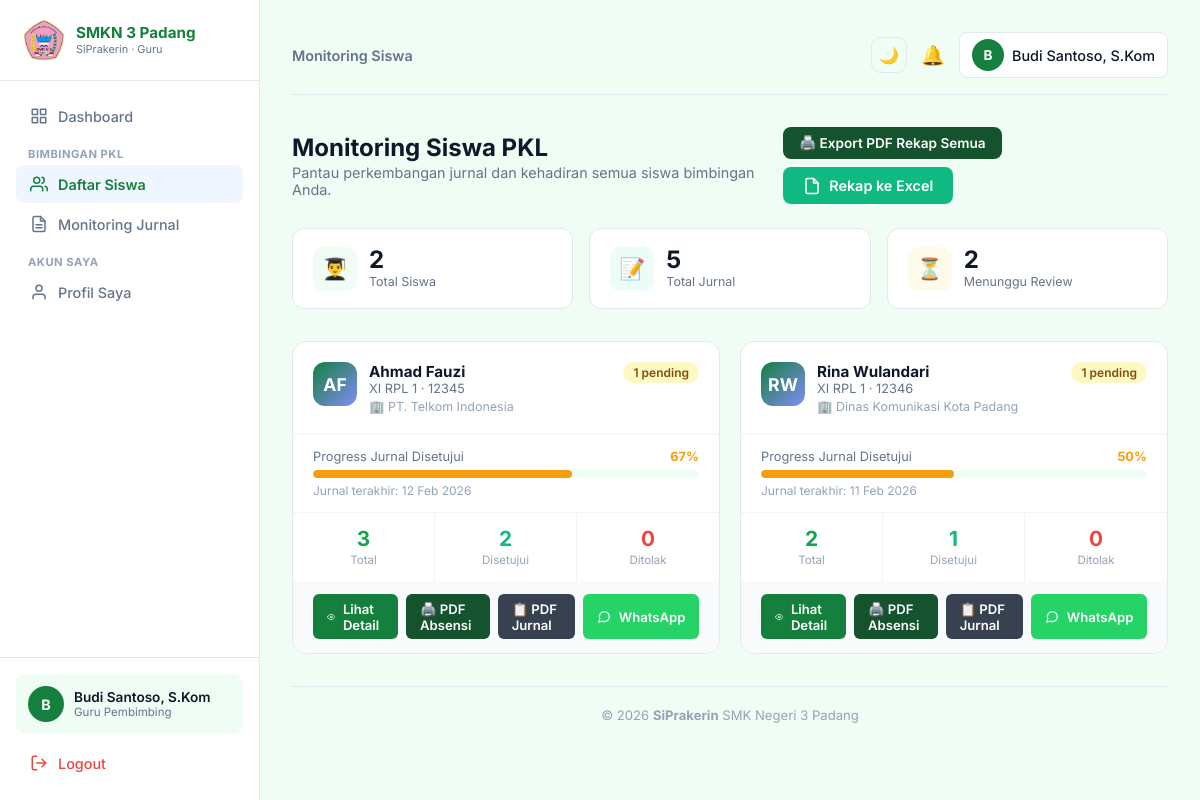
Screenshot of /guru/monitoring/index.php (signed in) with the database file from the repository.
### tables this page shows
CREATE TABLE `siswa` (
  `id` int(11) NOT NULL AUTO_INCREMENT,
  `user_id` int(11) NOT NULL,
  `nis` varchar(20) NOT NULL,
  `nisn` varchar(20) DEFAULT NULL,
  `kelas` varchar(20) NOT NULL,
  `jurusan` varchar(50) DEFAULT NULL,
  `guru_id` int(11) DEFAULT NULL,
  `tempat_pkl_id` int(11) DEFAULT NULL,
   
  `jenis_kelamin` enum('pria','wanita') DEFAULT NULL,
  `tempat_lahir` varchar(100) DEFAULT NULL,
  `tanggal_lahir` date DEFAULT NULL,
  `alamat` text DEFAULT NULL,
  `no_hp` varchar(20) DEFAULT NULL,
  `email` varchar(100) DEFAULT NULL,
  `foto` varchar(255) DEFAULT NULL,
   
  `nama_ayah` varchar(100) DEFAULT NULL,
  `alamat_ortu` text DEFAULT NULL,
  `no_hp_ortu` varchar(20) DEFAULT NULL,
  PRIMARY KEY (`id`),
  KEY `user_id` (`user_id`),
  KEY `tempat_pkl_id` (`tempat_pkl_id`),
  KEY `guru_id` (`guru_id`),
  CONSTRAINT `siswa_ibfk_1` FOREIGN KEY (`user_id`)       REFERENCES `users` (`id`)      ON DELETE CASCADE,
  CONSTRAINT `siswa_ibfk_2` FOREIGN KEY (`tempat_pkl_id`) REFERENCES `tempat_pkl` (`id`) ON DELETE SET NULL,
  CONSTRAINT `siswa_ibfk_3` FOREIGN KEY (`guru_id`)       REFERENCES `guru` (`id`)       ON DELETE SET NULL
);

CREATE TABLE `users` (
  `id` int(11) NOT NULL AUTO_INCREMENT,
  `nama` varchar(100) NOT NULL,
  `username` varchar(50) NOT NULL,
  `password` varchar(255) NOT NULL,
  `role` enum('admin','siswa','guru') NOT NULL,
  `created_at` timestamp NOT NULL DEFAULT current_timestamp(),
  PRIMARY KEY (`id`),
  UNIQUE KEY `username` (`username`)
);

CREATE TABLE `tempat_pkl` (
  `id` int(11) NOT NULL AUTO_INCREMENT,
  `nama_tempat` varchar(150) NOT NULL,
  `alamat` text DEFAULT NULL,
  `pembimbing_lapangan` varchar(100) DEFAULT NULL,
  `no_hp` varchar(20) DEFAULT NULL,
  `kuota` int(11) DEFAULT 0,
  `created_at` timestamp NOT NULL DEFAULT current_timestamp(),
  PRIMARY KEY (`id`)
);

### guru/monitoring/index.php (the view, shortened to what this page needs)
<?php
require '../../config/database.php';
$user_id = $_SESSION['user_id'];
$stmt = mysqli_prepare($conn, "SELECT id FROM guru WHERE user_id = ?");
mysqli_stmt_bind_param($stmt, "i", $user_id);
mysqli_stmt_execute($stmt);
$guru = mysqli_fetch_assoc(mysqli_stmt_get_result($stmt));
$guru_id = $guru['id'] ?? 0;
$stmt2 = mysqli_prepare($conn, "
    SELECT
        s.id, s.nis, s.kelas, s.jurusan, s.no_hp,
        u.nama,
        tp.nama_tempat,
        COUNT(j.id)                                      AS total_jurnal,
        SUM(j.status = 'disetujui')                      AS jurnal_ok,
        SUM(j.status = 'pending')                        AS jurnal_pending,
        SUM(j.status = 'ditolak')                        AS jurnal_tolak,
        MAX(j.tanggal)                                   AS jurnal_terakhir
    FROM siswa s
    JOIN users u ON s.user_id = u.id
    LEFT JOIN tempat_pkl tp ON s.tempat_pkl_id = tp.id
    LEFT JOIN jurnal j ON j.siswa_id = s.id
    WHERE s.guru_id = ?
    GROUP BY s.id
    ORDER BY s.kelas, u.nama
");
mysqli_stmt_bind_param($stmt2, "i", $guru_id);
mysqli_stmt_execute($stmt2);
$siswa_list = mysqli_stmt_get_result($stmt2);
require '../layout/header.php';
?>
<?php
$tot_siswa = mysqli_num_rows($siswa_list);
mysqli_data_seek($siswa_list, 0);
$tot_jurnal = 0; $tot_pending = 0;
$rows = [];
while ($r = mysqli_fetch_assoc($siswa_list)) {
    $rows[] = $r;
    $tot_jurnal  += $r['total_jurnal'];
    $tot_pending += $r['jurnal_pending'];
}
?>
<div class="fade-in">
<div class="page-header">
    <div>
        <h1>Monitoring Siswa PKL</h1>
        <p>Pantau perkembangan jurnal dan kehadiran semua siswa bimbingan Anda.</p>
    </div>
    <div style="display:flex;gap:8px;flex-wrap:wrap;">
        <a href="../../export/rekap_semua.php" target="_blank"
           style="display:inline-flex;align-items:center;gap:6px;padding:.5rem 1rem;background:#14532d;color:#fff;border-radius:8px;font-size:.85rem;font-weight:600;text-decoration:none;transition:.15s;"
           onmouseover="this.style.background='#15803d'" onmouseout="this.style.background='#14532d'">
            🖨️ Export PDF Rekap Semua
        </a>
        <a href="rekap_excel.php" class="btn btn-success">
            <svg width="18" height="18" viewBox="0 0 24 24" fill="none" stroke="currentColor" stroke-width="2" stroke-linecap="round" stroke-linejoin="round"><path d="M14 2H6a2 2 0 0 0-2 2v16a2 2 0 0 0 2 2h12a2 2 0 0 0 2-2V8z"></path><polyline points="14 2 14 8 20 8"></polyline></svg>
            Rekap ke Excel
        </a>
    </div>
</div>
<div class="stats-mini">
    <div class="stat-mini-card">
        <div class="stat-icon" style="background:#f0fdf4;color:#16a34a;">👨‍🎓</div>
        <div><h4><?= $tot_siswa ?></h4><p>Total Siswa</p></div>
    </div>
    <div class="stat-mini-card">
        <div class="stat-icon" style="background:#ecfdf5;color:#10b981;">📝</div>
        <div><h4><?= $tot_jurnal ?></h4><p>Total Jurnal</p></div>
    </div>
    <div class="stat-mini-card">
        <div class="stat-icon" style="background:#fffbeb;color:#f59e0b;">⏳</div>
        <div><h4><?= $tot_pending ?></h4><p>Menunggu Review</p></div>
    </div>
</div>
<?php if (empty($rows)): ?>
    <div style="text-align:center;padding:4rem;background:white;border-radius:14px;border:1px solid var(--border);">
        <div style="font-size:3rem;margin-bottom:1rem;">👨‍🎓</div>
        <h3 style="color:#64748b;">Belum ada siswa bimbingan</h3>
        <p style="color:#94a3b8;margin-top:0.5rem;">Hubungi admin untuk menambahkan siswa ke daftar bimbingan Anda.</p>
    </div>
<?php else: ?>
<div class="student-grid">
<?php foreach ($rows as $s):
    $pct = $s['total_jurnal'] > 0 ? round(($s['jurnal_ok'] / $s['total_jurnal']) * 100) : 0;
    $bar_color = $pct >= 80 ? '#10b981' : ($pct >= 50 ? '#f59e0b' : '#ef4444');
    $initials = implode('', array_map(fn($w) => $w[0], array_slice(explode(' ', $s['nama']), 0, 2)));
?>
<div class="student-card">
    <div class="card-top">
        <div style="display:flex;gap:12px;align-items:flex-start;">
            <div class="student-avatar"><?= strtoupper($initials) ?></div>
            <div>
                <div style="font-weight:700;font-size:0.95rem;"><?= htmlspecialchars($s['nama']) ?></div>
                <div style="font-size:0.8rem;color:#64748b;"><?= $s['kelas'] ?> · <?= htmlspecialchars($s['nis']) ?></div>
                <div style="font-size:0.78rem;color:#94a3b8;margin-top:3px;">
                    🏢 <?= $s['nama_tempat'] ? htmlspecialchars($s['nama_tempat']) : 'Belum ditempatkan' ?>
                </div>
            </div>
        </div>
        <?php if ($s['jurnal_pending'] > 0): ?>
            <span class="badge badge-warning"><?= $s['jurnal_pending'] ?> pending</span>
        <?php else: ?>
            <span class="badge badge-success">Up to date</span>
        <?php endif; ?>
    </div>
    <div style="padding:0.85rem 1.25rem;border-bottom:1px solid #f1f5f9;">
        <div style="display:flex;justify-content:space-between;font-size:0.8rem;margin-bottom:5px;">
            <span style="color:#64748b;">Progress Jurnal Disetujui</span>
            <span style="font-weight:700;color:<?= $bar_color ?>;"><?= $pct ?>%</span>
        </div>
        <div class="progress-bar-wrap">
            <div class="progress-bar-fill" style="width:<?= $pct ?>%;background:<?= $bar_color ?>;"></div>
        </div>
        <?php if ($s['jurnal_terakhir']): ?>
        <div style="font-size:0.75rem;color:#94a3b8;margin-top:5px;">
            Jurnal terakhir: <?= date('d M Y', strtotime($s['jurnal_terakhir'])) ?>
        </div>
        <?php endif; ?>
    </div>
    <div class="card-stats">
        <div class="card-stat">
            <div class="num" style="color:#16a34a;"><?= $s['total_jurnal'] ?></div>
            <div class="lbl">Total</div>
        </div>
        <div class="card-stat">
            <div class="num" style="color:#10b981;"><?= $s['jurnal_ok'] ?></div>
            <div class="lbl">Disetujui</div>
        </div>
        <div class="card-stat">
            <div class="num" style="color:#ef4444;"><?= $s['jurnal_tolak'] ?></div>
            <div class="lbl">Ditolak</div>
        </div>
    </div>
    <div class="card-footer">
        <a href="detail_siswa.php?id=<?= $s['id'] ?>" class="btn btn-primary btn-sm">
            <svg width="14" height="14" viewBox="0 0 24 24" fill="none" stroke="currentColor" stroke-width="2" stroke-linecap="round" stroke-linejoin="round"><path d="M1 12s4-8 11-8 11 8 11 8-4 8-11 8-11-8-11-8z"></path><circle cx="12" cy="12" r="3"></circle></svg>
            Lihat Detail
        </a>
        <a href="../../export/absensi.php?siswa_id=<?= $s['id'] ?>" target="_blank"
           class="btn btn-sm" style="background:#14532d;color:#fff;">
            🖨️ PDF Absensi
        </a>
        <a href="../../export/jurnal.php?siswa_id=<?= $s['id'] ?>" target="_blank"
           class="btn btn-sm" style="background:#374151;color:#fff;">
            📋 PDF Jurnal
        </a>
        <?php if ($s['no_hp']): ?>
        <a href="https://wa.me/<?= preg_replace('/^0/', '62', $s['no_hp']) ?>" target="_blank" class="btn btn-sm" style="background:#25D366;color:white;">
            WhatsApp
        </a>
        <?php endif; ?>
    </div>
</div>
<?php endforeach; ?>
</div>
<?php endif; ?>
</div>
<?php require '../layout/footer.php'; ?>

### guru/layout/header.php (style rules this page uses)
:root { --primary: #15803d; --primary-dark: #166534; --green: #10b981; --amber: #f59e0b; --red: #ef4444; --bg-body: #f0fdf4; --text-main: #0f172a; --text-muted: #64748b; --border: #e2e8f0; --sidebar-width: 260px; }
* { margin: 0; padding: 0; box-sizing: border-box; font-family: 'Inter', sans-serif; }
body { background: var(--bg-body); color: var(--text-main); font-size: 0.95rem; }
a { text-decoration: none; color: inherit; transition: 0.2s; }
.btn { display: inline-flex; align-items: center; gap: 8px; padding: 0.6rem 1.25rem; border-radius: 8px; font-weight: 600; font-size: 0.9rem; border: none; cursor: pointer; transition: 0.2s; }
.btn-primary { background: var(--primary); color: white; }
.btn-success { background: var(--green); color: white; }
.badge { padding: 3px 10px; border-radius: 50px; font-size: 0.75rem; font-weight: 600; }
.badge-warning { background: #fef9c3; color: #854d0e; }
.page-header { display: flex; justify-content: space-between; align-items: center; margin-bottom: 1.5rem; }
.page-header h1 { font-size: 1.5rem; font-weight: 700; }
.page-header p { color: #64748b; font-size: 0.9rem; margin-top: 2px; }
.fade-in { animation: fadeIn 0.5s ease; }

### guru/monitoring/index.php (style rules this page uses)
.stats-mini { display:grid; grid-template-columns:repeat(auto-fit,minmax(160px,1fr)); gap:1rem; margin-bottom:2rem; }
.stat-mini-card { background:white; border-radius:12px; border:1px solid var(--border); padding:1.1rem 1.25rem; display:flex; align-items:center; gap:12px; }
.stat-icon { width:44px;height:44px;border-radius:10px;display:flex;align-items:center;justify-content:center;font-size:1.3rem;flex-shrink:0; }
.stat-mini-card h4 { font-size:1.5rem;font-weight:700;line-height:1; }
.stat-mini-card p { font-size:0.78rem;color:#64748b;margin-top:2px; }
.student-grid { display:grid; grid-template-columns:repeat(auto-fill,minmax(320px,1fr)); gap:1.25rem; }
.student-card { background:white; border-radius:14px; border:1px solid var(--border); overflow:hidden; transition:0.3s; }
.card-top { padding:1.25rem; border-bottom:1px solid #f1f5f9; display:flex; justify-content:space-between; align-items:flex-start; }
.student-avatar { width:44px;height:44px;border-radius:12px; background:linear-gradient(135deg,#15803d,#818cf8); display:flex;align-items:center;justify-content:center; color:white;font-weight:700;font-size:1.1rem;flex-shrink:0; }
.progress-bar-wrap { background:#f0fdf4; border-radius:6px; height:8px; margin-top:6px; overflow:hidden; }
.progress-bar-fill { height:100%; border-radius:6px; transition:width 0.6s ease; }
.card-stats { display:grid; grid-template-columns:repeat(3,1fr); text-align:center; }
.card-stat { padding:0.85rem 0.5rem; border-right:1px solid #f1f5f9; }
.card-stat:last-child { border-right:none; }
.card-stat .num { font-size:1.3rem; font-weight:700; }
.card-stat .lbl { font-size:0.72rem; color:#94a3b8; margin-top:2px; }
.card-footer { padding:0.85rem 1.25rem; background:#f8fafc; display:flex; gap:8px; }
.btn-sm { padding:0.4rem 0.85rem; font-size:0.82rem; border-radius:6px; font-weight:600; }

### rows the page displays
siswa: user.nama "AF", user.nama "Ahmad Fauzi", kelas "XI RPL 1", nis "12345", tempat_pkl.nama_tempat "PT. Telkom Indonesia", jurnal_pending "1", pct "67", jurnal_terakhir "12 Feb 2026", total_jurnal "3", jurnal_ok "2", jurnal_tolak "0"
siswa: user.nama "RW", user.nama "Rina Wulandari", kelas "XI RPL 1", nis "12346", tempat_pkl.nama_tempat "Dinas Komunikasi Kota Padang", jurnal_pending "1", pct "50", jurnal_terakhir "11 Feb 2026", total_jurnal "2", jurnal_ok "1", jurnal_tolak "0"

### other values shown
substr($_SESSION['nama'] ?? 'G', 0, 1) "B"
$_SESSION['nama'] "Budi Santoso, S.Kom"
$page_title "Monitoring Siswa"
$tot_siswa "2"
$tot_jurnal "5"
$tot_pending "2"
